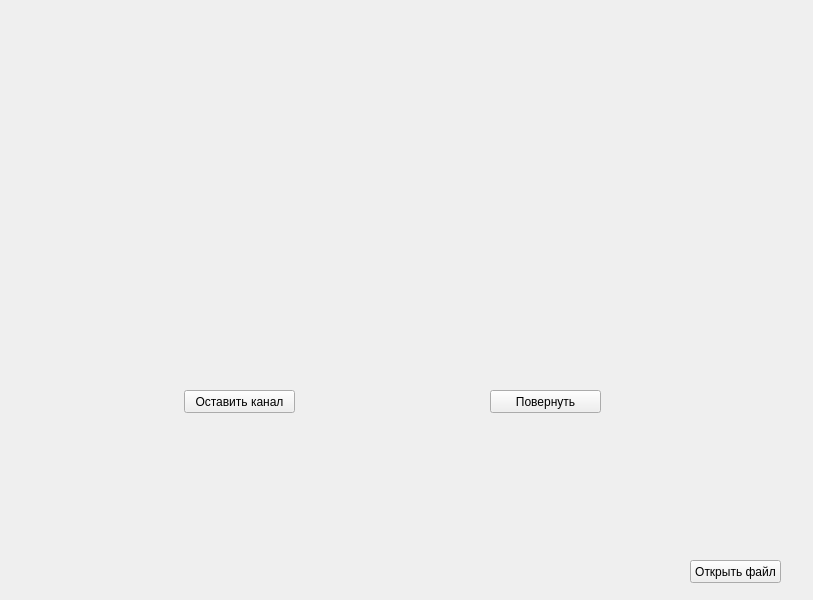
<?xml version="1.0" encoding="UTF-8"?>
<ui version="4.0">
 <class>MainWindow</class>
 <widget class="QMainWindow" name="MainWindow">
  <property name="geometry">
   <rect>
    <x>0</x>
    <y>0</y>
    <width>813</width>
    <height>600</height>
   </rect>
  </property>
  <property name="windowTitle">
   <string>MainWindow</string>
  </property>
  <widget class="QWidget" name="centralwidget">
   <widget class="QPushButton" name="loadImage_btn">
    <property name="geometry">
     <rect>
      <x>690</x>
      <y>560</y>
      <width>91</width>
      <height>23</height>
     </rect>
    </property>
    <property name="text">
     <string>Открыть файл</string>
    </property>
   </widget>
   <widget class="QLabel" name="image">
    <property name="geometry">
     <rect>
      <x>40</x>
      <y>30</y>
      <width>731</width>
      <height>331</height>
     </rect>
    </property>
    <property name="sizePolicy">
     <sizepolicy hsizetype="Preferred" vsizetype="Preferred">
      <horstretch>1</horstretch>
      <verstretch>1</verstretch>
     </sizepolicy>
    </property>
    <property name="text">
     <string/>
    </property>
    <property name="scaledContents">
     <bool>true</bool>
    </property>
    <property name="alignment">
     <set>Qt::AlignCenter</set>
    </property>
   </widget>
   <widget class="QPushButton" name="channel_btn">
    <property name="geometry">
     <rect>
      <x>184</x>
      <y>390</y>
      <width>111</width>
      <height>23</height>
     </rect>
    </property>
    <property name="text">
     <string>Оставить канал</string>
    </property>
   </widget>
   <widget class="QPushButton" name="rotate_btn">
    <property name="geometry">
     <rect>
      <x>490</x>
      <y>390</y>
      <width>111</width>
      <height>23</height>
     </rect>
    </property>
    <property name="text">
     <string>Повернуть</string>
    </property>
   </widget>
  </widget>
 </widget>
 <resources/>
 <connections/>
</ui>
